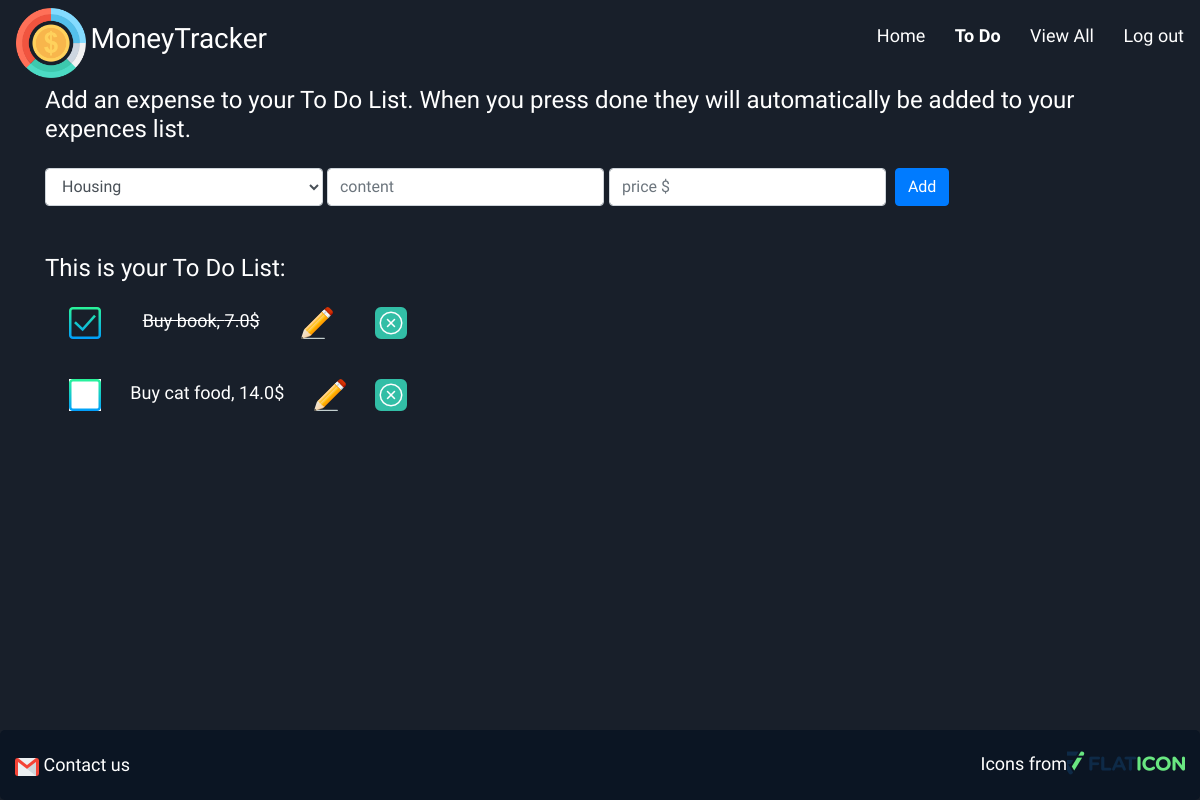
Before: /toDoList (signed in) with the older database file.
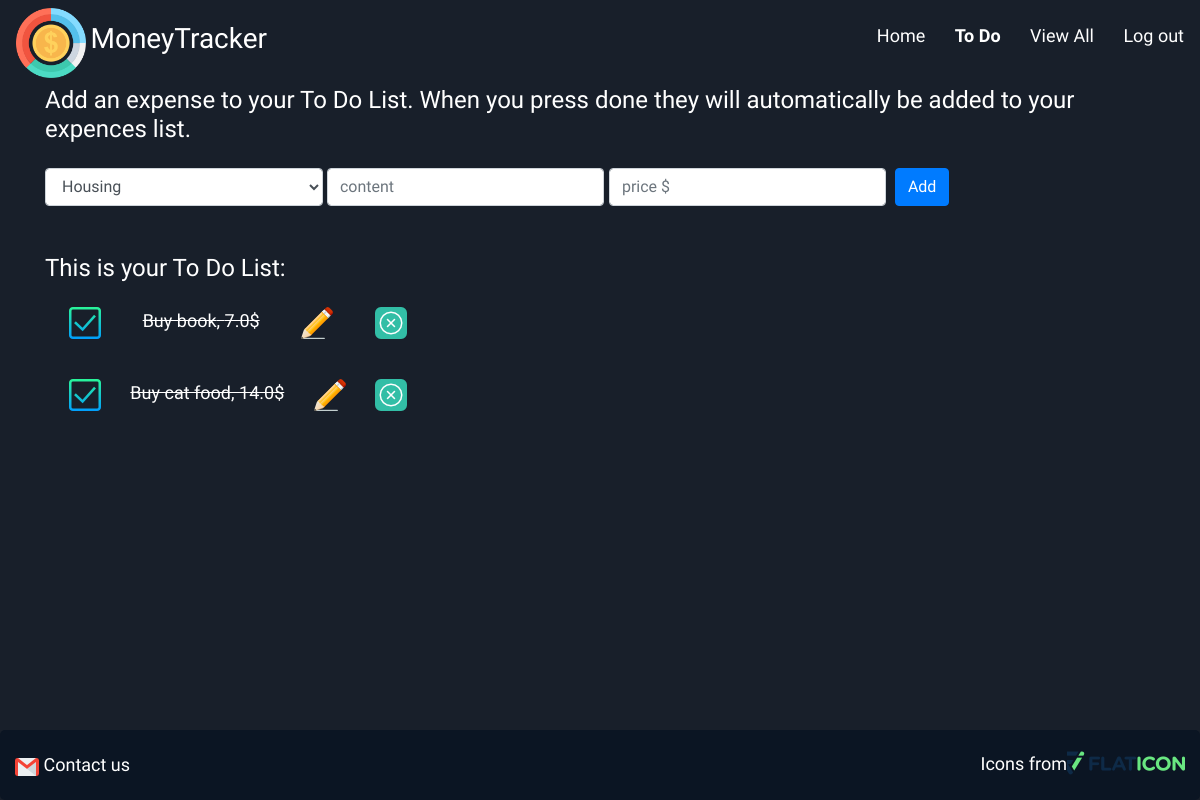
After: the same page with the newer database file.
### models.py (models this page shows)
class UserTodo(db.Model):
    __tablename__ = 'todos'
    __table_args__ = {'extend_existing': True}

### controller_functions.py (the view)
def todo():
    categories = Category.query.all()
    all_todos = UserTodo.query.filter(UserTodo.user_id==session['user_id']).all()
    return render_template('toDoList.html', categories=categories, all_todos=all_todos)

### templates/toDoList.html (shortened to what this page needs)
<!DOCTYPE html>
<html lang="en">
<head>
	<link rel="stylesheet" href="https://stackpath.bootstrapcdn.com/bootstrap/4.4.1/css/bootstrap.min.css"
>
	<link rel="stylesheet" type="text/css" href="{{url_for('static',filename = 'css/style.css')}}">
</head>
<body>
	<div class="wrapper toDo">
		{% include 'includes/header.html' %}
		<div class="container">
			<h4 class="mb-4">Add an expense to your To Do List. When you press done they will automatically be added to your
				expences list.</h4>
			<form action="/create-todo" method="POST">
				<select name="category" class="form-control col-sm-3">
					{% for category in categories %}
					<option value="{{category.id}}">{{category.name}}</option>
					{%endfor%}
				</select>
				<input type="text" name="expense_name" class="form-control col-sm-3" placeholder="content">
				<input type="text" name="expense_price" class="form-control col-sm-3" placeholder="price $">
				<input type="submit" name="Add" value="Add" class="btn btn-primary ml-1">
			</form>
			<h4 class="mt-5">This is your To Do List:</h4>
			{% for todo in all_todos %}
			<div class="m-2 p-3 d-flex justify-content-between col-sm-10 col-md-4">
				{% if todo.is_done == False: %}
				<a href="/check-todo/{{todo.id}}" id="uncheck-link">
					<img src="{{url_for('static',filename = 'img/unchecked.png')}}">
				</a>
				{% else: %}
				<a href="/uncheck-todo/{{todo.id}}">
					<img src="{{url_for('static',filename = 'img/checked.png')}}">
				</a>
				{% endif %}
				{% if todo.is_done == False: %}
				<span id="unchecked">{{todo.content}}, {{todo.amount}}$</span>
				{% else: %}
				<span id="checked">{{todo.content}}, {{todo.amount}}$</span>
				{% endif %}
				{% if todo.is_done == True: %}
				<a><img src="{{url_for('static',filename = 'img/edit.png')}}"></a>
				{% else %}
				<a href="{{'#collapse'+todo.id|string}}" data-toggle="collapse" role="button"
					aria-expanded="false" aria-controls="{{'collapse'+todo.id|string}}"><img title="edit"
						src="{{url_for('static',filename = 'img/edit.png')}}"></a>
				{% endif %}
				<a href="/destroy-todo/{{todo.id}}"><img title="delete"
						src="{{url_for('static',filename = 'img/close.png')}}"></a>
			</div>
			{% endfor %}
		</div>
		{% include 'includes/footer.html' %}
	</div>
</body>
</html>

Changed rows visible on the page:
changed UserTodo "Buy cat food": is_done False → True (drawn); is_done: picture added; is_done: picture removed
